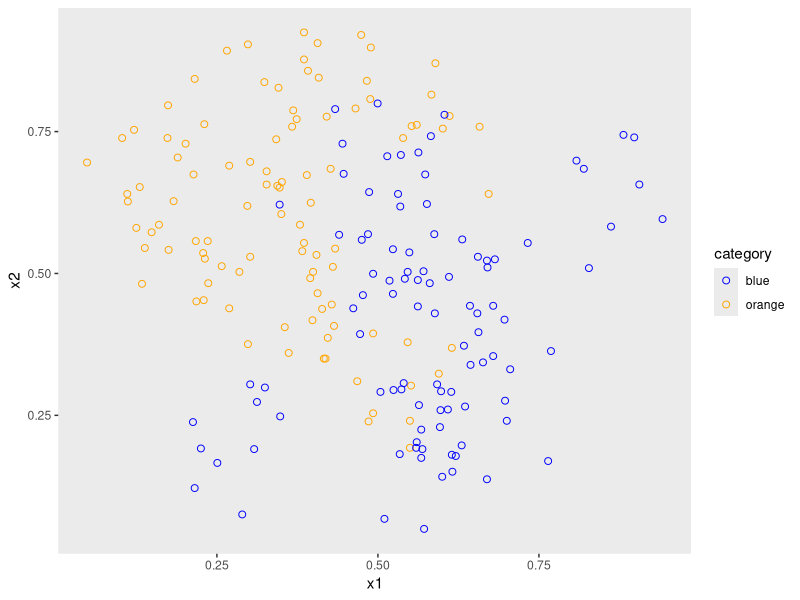
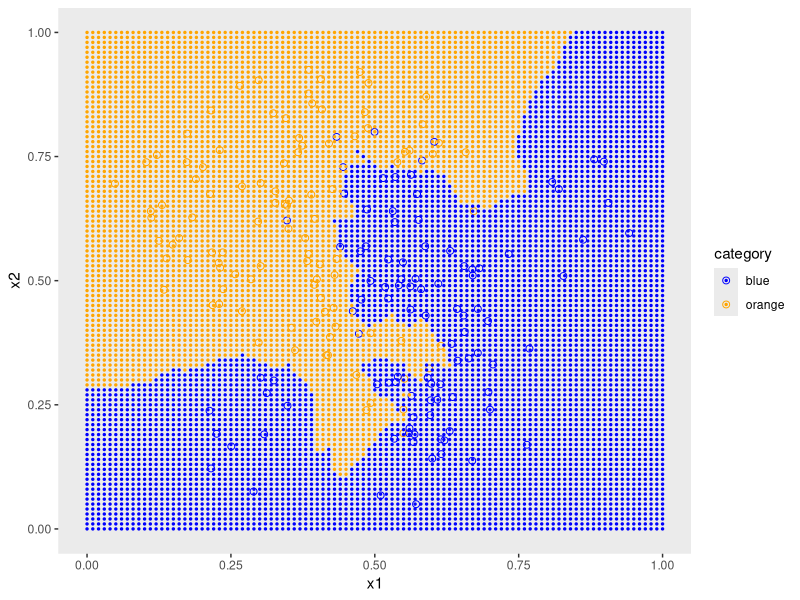
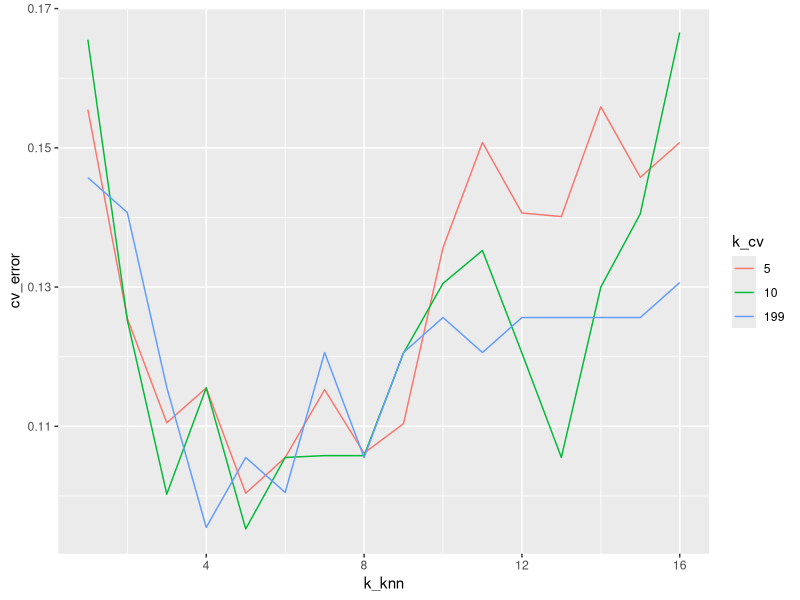
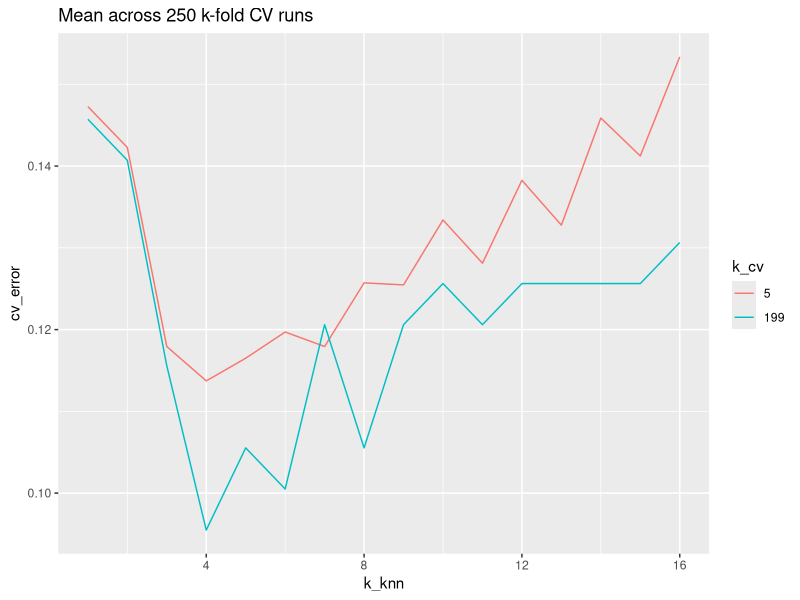

Here is the R script that generated these plots, in order:
#' ---
#' title: "Classification in Machine Learning"
#' author: Brett Melbourne
#' date: 26 Jan 2022
#' output:
#'     github_document
#' ---

#' This example is from Chapter 2.2.3 of James et al. (2021). An Introduction to
#' Statistical Learning. It is the simulated dataset in Fig 2.13.

#+ results=FALSE, message=FALSE, warning=FALSE
library(ggplot2)
library(dplyr)

#' Orange-blue data:

orbludat <-  read.csv("data/orangeblue.csv")

orbludat %>% 
    ggplot() +
    geom_point(aes(x=x1, y=x2, col=category), shape=1, size=2) +
    scale_color_manual(values=c("blue","orange")) +
    theme(panel.grid=element_blank())


#' We'll start by expanding the capability of our KNN function to handle
#' multiple x variables and the classification case with 2 categories.

# KNN function for a data frame of x_new
# x:       x data of variables in columns (matrix, numeric)
# y:       y data, 2 categories (vector, character)
# x_new:   values of x variables at which to predict y (matrix, numeric)
# k:       number of nearest neighbors to average (scalar, integer)
# return:  predicted y at x_new (vector, character)
#
knn_classify2 <- function(x, y, x_new, k) {
    category <- unique(y)
    y_int <- ifelse(y == category[1], 0, 1)
    nx <- nrow(x)
    n <- nrow(x_new)
    c <- ncol(x_new)
    p_cat2 <- rep(NA, n)
    for ( i in 1:n ) {
    #   Distance of x_new to other x (Euclidean, i.e. sqrt(a^2+b^2+..))
        x_new_m <- matrix(x_new[i,], nx, c, byrow=TRUE)
        d <- sqrt(rowSums((x - x_new_m) ^ 2))
    #   Sort y ascending by d; break ties randomly
        y_sort <- y_int[order(d, sample(1:length(d)))]
    #   Mean of k nearest y data (gives probability of category 2)
        p_cat2[i] <- mean(y_sort[1:k])
    }
    y_pred <- ifelse(p_cat2 > 0.5, category[2], category[1])
    return(y_pred)
}

#' Test the output of the knn_classify2 function.

knn_classify2(x=as.matrix(orbludat[,c("x1","x2")]),
              y=orbludat$category,
              x_new=matrix(runif(8),nrow=4,ncol=2), 
              k=4)

#' Plot. Use this block of code to try different values of k (i.e. different
#' numbers of nearest neighbors).

grid_x  <- expand.grid(x1=seq(0, 1, by=0.01), x2=seq(0, 1, by=0.01))
pred_category <- knn_classify2(x=as.matrix(orbludat[,c("x1","x2")]),
                               y=orbludat$category,
                               x_new=as.matrix(grid_x),
                               k=4)
preds <- data.frame(grid_x, category=pred_category)

orbludat %>% 
    ggplot() +
    geom_point(aes(x=x1, y=x2, col=category), shape=1, size=2) +
    geom_point(data=preds, aes(x=x1, y=x2, col=category), size=0.5) +
    scale_color_manual(values=c("blue","orange")) +
    theme(panel.grid=element_blank())


#' k-fold CV for KNN. Be careful not to confuse the k's!

# Function to partition a data set into random folds for cross-validation
# n:       length of dataset (scalar, integer)
# k:       number of folds (scalar, integer)
# return:  fold labels (vector, integer)
# 
random_folds <- function(n, k) {
    min_n <- floor(n / k)
    extras <- n - k * min_n
    labels <- c(rep(1:k, each=min_n),rep(seq_len(extras)))
    folds <- sample(labels, n)
    return(folds)
}

# Function to perform k-fold CV for the KNN model algorithm on the orange-blue
# data from James et al. Ch 2.
# k_cv:    number of folds (scalar, integer)
# k_knn:   number of nearest neighbors to average (scalar, integer)
# return:  CV error as error rate (scalar, numeric)
#
cv_orblu <- function(k_cv, k_knn) {
    orbludat$fold <- random_folds(nrow(orbludat), k_cv)
    e <- rep(NA, k_cv)
    for ( i in 1:k_cv ) {
        test_data <- orbludat %>% filter(fold == i)
        train_data <- orbludat %>% filter(fold != i)
        pred_category <- knn_classify2(x=as.matrix(train_data[,c("x1","x2")]),
                               y=train_data$category,
                               x_new=as.matrix(test_data[,c("x1","x2")]),
                               k=k_knn)
        e[i] <- mean( test_data$category != pred_category )
    }
    cv_error <- mean(e)
    return(cv_error)
}

#' Test the function

cv_orblu(k_cv=10, k_knn=10)
cv_orblu(k=nrow(orbludat), k_knn=10) #LOOCV

#' Explore a grid of values for k_cv and k_knn

grid <- expand.grid(k_cv=c(5,10,nrow(orbludat)), k_knn=1:16)
cv_error <- rep(NA, nrow(grid))
set.seed(6456) #For reproducible results in this text
for ( i in 1:nrow(grid) ) {
    cv_error[i] <- cv_orblu(grid$k_cv[i], grid$k_knn[i])
    print(i/nrow(grid))
}
result1 <- cbind(grid, cv_error)


#' Plot the result.

result1 %>% 
    ggplot() +
    geom_line(aes(x=k_knn, y=cv_error, col=factor(k_cv))) +
    labs(col="k_cv")

#' LOOCV (k_cv = 199) identifies the KNN model with k_knn = 4 nearest neighbors
#' as having the best predictive performance. We see again that there is a lot
#' of variance in 5-fold and 10-fold CV and so we would not want to trust a
#' single run of k-fold CV. Repeated runs of LOOCV suggest it is essentially
#' deterministic (tied distances must be rare). Let's look at 5-fold CV with
#' many replicate CV runs with random folds.

#+ results=FALSE, cache=TRUE
grid <- expand.grid(k_cv=c(5), k_knn=1:16)
reps <- 250
cv_error <- matrix(NA, nrow=nrow(grid), ncol=reps)
set.seed(8031) #For reproducible results in this text
for ( j in 1:reps ) {
    for ( i in 1:nrow(grid) ) {
        cv_error[i,j] <- cv_orblu(grid$k_cv[i], grid$k_knn[i])
    }
    print(j) #monitor
}
result2 <- cbind(grid,cv_error)
result2$mean_cv <- rowMeans(result2[,-(1:2)])

#' Plot the result.

loocv <- result1 %>% 
    filter(k_cv == nrow(orbludat))

result2 %>%
    select(k_cv, k_knn, mean_cv) %>%
    rename(cv_error=mean_cv) %>%
    rbind(.,loocv) %>% 
    ggplot() +
    geom_line(aes(x=k_knn, y=cv_error, col=factor(k_cv))) +
    labs(title=paste("Mean across",reps,"k-fold CV runs"), col="k_cv")

#' and print out to see the detailed numbers

result2 %>% 
    select(k_cv, k_knn, mean_cv) %>%
    rename(cv_error=mean_cv) %>%
    rbind(.,loocv) %>% 
    arrange(k_cv)




